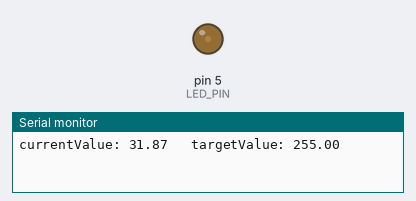
Recording of a sketch running on a simulated Arduino Uno, built with avr-gcc and run on an emulated ATmega328P. Shown: output pins drawn as LEDs (lit = HIGH), the last lines printed to the serial monitor.

Above: at 0.12 s.
At 1.13 s:
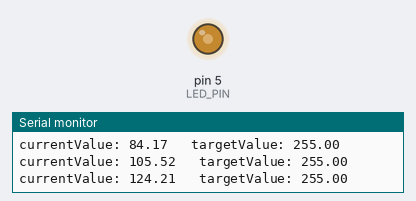
At 2.38 s:
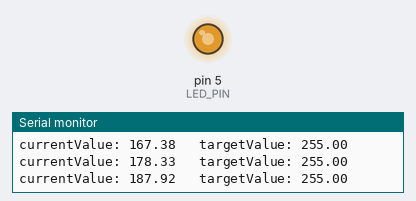
At 6.6 s:
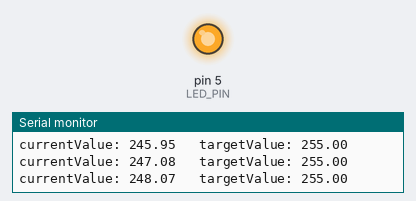
Timing chart, 0 to 11.8 s (numbered marks = the images above):
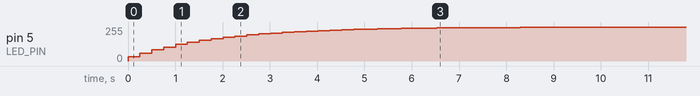

Measured:
- by itself, pin 5 (LED_PIN): moves from 0/255 to 254/255 over 10.3 s

The sketch:

easing.ino
```cpp
#define LED_PIN 5

float currentValue;
float targetValue;
float easingAmount;

void setup(){
  currentValue = 0;
  targetValue = 255;
  easingAmount = .125;
  Serial.begin(9600);
}

void loop(){
  currentValue += easingAmount * ( targetValue - currentValue );
  Serial.print("currentValue: ");
  Serial.print(currentValue);
  Serial.print("\t targetValue: ");
  Serial.println(targetValue);
  analogWrite(LED_PIN, (int) currentValue);
  delay(250);
}
```
